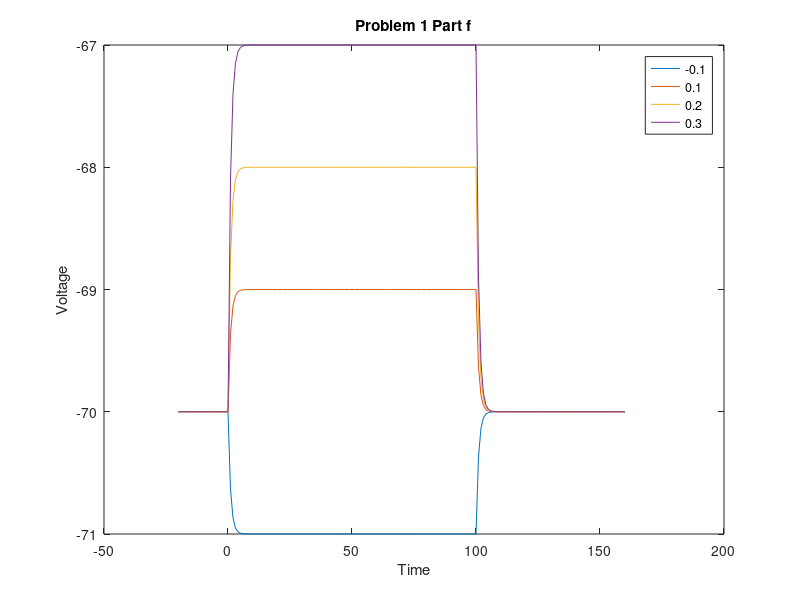

Source code (MATLAB):
Vrest = -70; % mV
I_0 = [-0.1, 0.1, 0.2, 0.3];
T = -20:1:160; % from:incre:end in msec
R = 10;
C = 100;
toff = 100;
tau = 1;
 

Vm = [];
for I = I_0
    for i = 1:length(T)
        t = T(i);
        if t < 0
            V = Vrest;
        elseif t >= toff
            V = R * I * exp(-(t-toff)/tau) + Vrest;
        else     
            V = R * I * (1 - exp(-t/tau)) + Vrest;
        end
        Vm(end+1) = V;
    end
    plot(T, Vm);
    Vm = [];
    hold on
end
legend('-0.1', '0.1', '0.2', '0.3')
title('Problem 1 Part f');
xlabel('Time'); ylabel('Voltage');
hold off